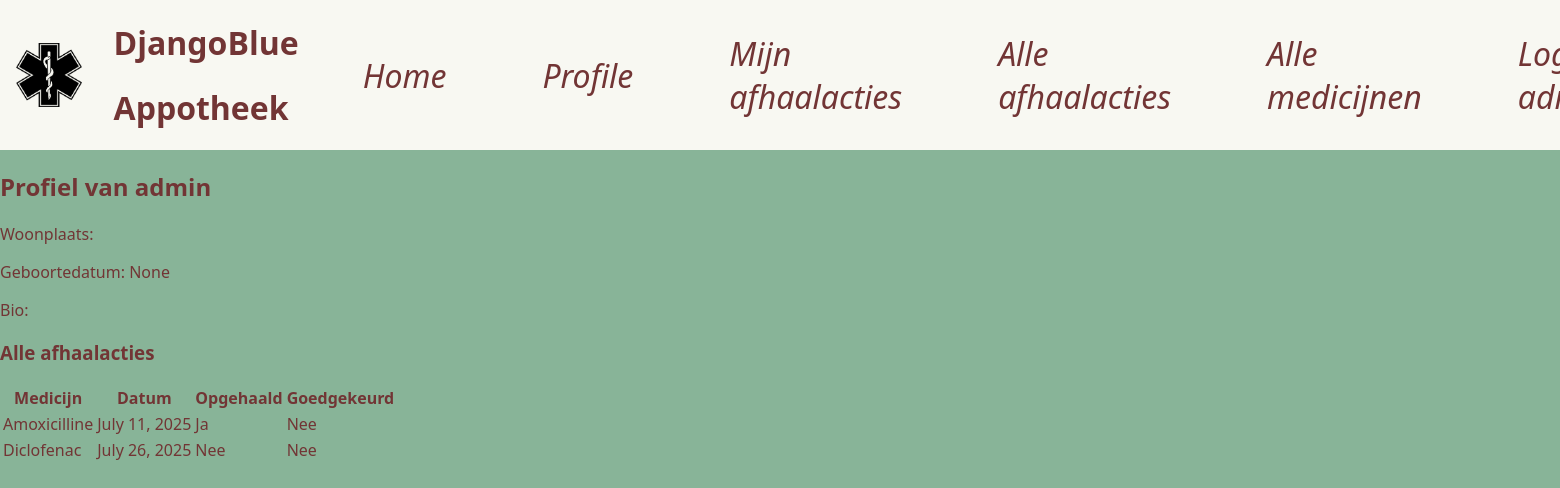
Page /beheer/user/1/ (signed in) on the committed database.
### base/models.py (models this page shows, shortened)
class Profile(models.Model):
    location = models.CharField(max_length=100)
    date_of_birth = models.DateField(null=True, blank=True)
    bio = models.TextField()
    user = models.OneToOneField(User, on_delete=models.CASCADE)

class Collection(models.Model):
    medicine = models.ForeignKey(Medicine, on_delete=models.CASCADE)
    user = models.ForeignKey(User, on_delete=models.CASCADE)
    date = models.DateField(blank=False,)
    collected = models.BooleanField(default=False)
    collected_approved = models.BooleanField(default=False)
    collected_approved_by = models.ForeignKey(User, on_delete=models.SET_NULL,
                                              related_name='approved_collections', null=True, blank=True)

class Medicine(models.Model):
    name = models.CharField(max_length=100)
    manufacturer = models.CharField(max_length=100)
    cures = models.CharField(max_length=100)
    sideEffects = models.TextField()

### base/views.py (the view)
# urls.py: path('beheer/user/<int:user_id>/', views.user_profile_admin, name='user_profile_admin'),
@staff_member_required
def user_profile_admin(request, user_id):
    user = User.objects.get(pk=user_id)
    collections = user.collection_set.all().select_related('medicine')
    return render(request, "base/user_profile_admin.html", {
        "profile_user": user,
        "collections": collections,
    })

### base/templates/base/user_profile_admin.html
{% extends "base/base.html" %}
{% block content %}
  <h2>Profiel van {{ profile_user.username }}</h2>
  {% if profile_user.profile %}
    <p>Woonplaats: {{ profile_user.profile.location }}</p>
    <p>Geboortedatum: {{ profile_user.profile.date_of_birth }}</p>
    <p>Bio: {{ profile_user.profile.bio }}</p>
  {% endif %}
  <h3>Alle afhaalacties</h3>
  <table>
    <tr>
      <th>Medicijn</th>
      <th>Datum</th>
      <th>Opgehaald</th>
      <th>Goedgekeurd</th>
    </tr>
    {% for c in collections %}
    <tr>
      <td>{{ c.medicine.name }}</td>
      <td>{{ c.date }}</td>
      <td>{{ c.collected|yesno:"Ja,Nee" }}</td>
      <td>{{ c.collected_approved|yesno:"Ja,Nee" }}</td>
    </tr>
    {% empty %}
    <tr>
      <td> Geen afhaalacties gevonden.</td>
    </tr>
    {% endfor %}
  </table>
{% endblock content %}

### base/templates/base/menu.html
{% load static %}
<div class="nav-container">
    <img src="{% static "base/img/appotheek.png" %}" alt="Logo">
    <div class="title">
        <h1>DjangoBlue</h1>
        <h1>Appotheek</h1>
    </div>
    {% if user.is_authenticated %}
        <a href="{% url 'index'%}" class = "nav-item">Home</a>
        <a href="{% url 'profile' %}" class="nav-item">Profile</a>
        <a href="{% url 'user_collections' %}" class="nav-item">Mijn afhaalacties</a>
        {% if user.is_staff %}
            <a href="{% url 'admin_collection_list' %}" class="nav-item">Alle afhaalacties</a>
            <a href="{% url 'medicine_list' %}" class="nav-item">Alle medicijnen</a>
        {% endif %}
        <a href="{% url 'logout_user' %}"> Logout {{ user.username }}</a>
    {% else %}
        <a href="{% url 'login' %}" class="nav-item">Login</a>
        <a href="{% url 'register' %}" class="nav-item">Sign up</a>
    {% endif %}
</div>

### base/static/base/css/styles.css (style rules this page uses)
body { background-color: #88b498; }

### base/static/base/css/menu.css (style rules this page uses)
body { margin: 0; font-family: 'Segoe UI', 'Roboto', 'Helvetica Neue', sans-serif; color: #723535; }
.nav-container { background-color: #f8f8f2; display: flex; align-items: center; gap: 2rem; padding-left: 1rem; }
img { height: 4rem; }
a { color: #723535; font-style: oblique; text-decoration: none; font-size: 2rem; justify-content: center; align-items: center; gap: 2rem; padding: 1rem; margin: 1rem; }

### rows in the picture
Collection: medicine.name "Amoxicilline", date "July 11, 2025", collected "Ja", collected_approved "Nee"
Collection: medicine.name "Diclofenac", date "July 26, 2025", collected "Nee", collected_approved "Nee"

### other values in the picture
{{ profile_user.username }} "admin"
{{ profile_user.profile.date_of_birth }} "None"
